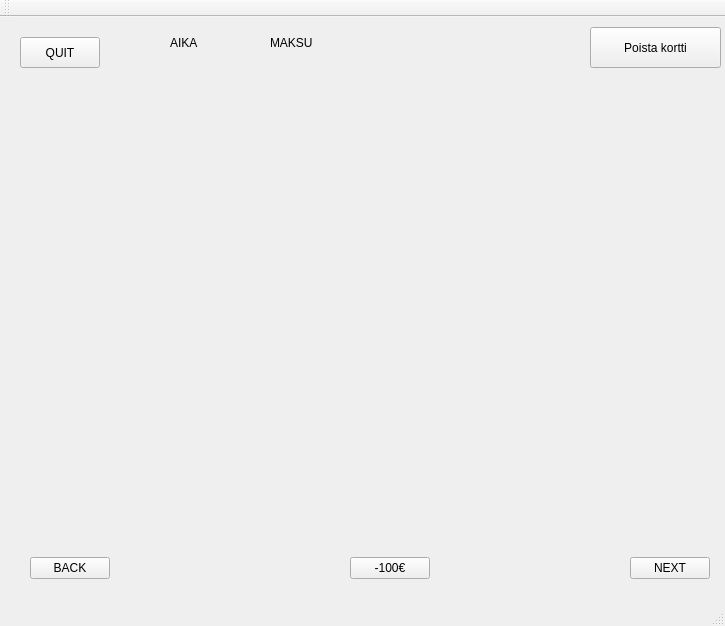
<?xml version="1.0" encoding="UTF-8"?>
<ui version="4.0">
 <class>MainWindow</class>
 <widget class="QMainWindow" name="MainWindow">
  <property name="geometry">
   <rect>
    <x>0</x>
    <y>0</y>
    <width>725</width>
    <height>626</height>
   </rect>
  </property>
  <property name="windowTitle">
   <string>MainWindow</string>
  </property>
  <widget class="QWidget" name="centralWidget">
   <widget class="QLabel" name="label">
    <property name="geometry">
     <rect>
      <x>20</x>
      <y>50</y>
      <width>141</width>
      <height>491</height>
     </rect>
    </property>
    <property name="baseSize">
     <size>
      <width>2048</width>
      <height>1080</height>
     </size>
    </property>
    <property name="text">
     <string/>
    </property>
    <property name="alignment">
     <set>Qt::AlignHCenter|Qt::AlignTop</set>
    </property>
   </widget>
   <widget class="QLabel" name="label_2">
    <property name="geometry">
     <rect>
      <x>330</x>
      <y>50</y>
      <width>101</width>
      <height>491</height>
     </rect>
    </property>
    <property name="baseSize">
     <size>
      <width>2048</width>
      <height>1080</height>
     </size>
    </property>
    <property name="text">
     <string/>
    </property>
    <property name="alignment">
     <set>Qt::AlignHCenter|Qt::AlignTop</set>
    </property>
   </widget>
   <widget class="QLabel" name="label_3">
    <property name="geometry">
     <rect>
      <x>170</x>
      <y>50</y>
      <width>151</width>
      <height>491</height>
     </rect>
    </property>
    <property name="baseSize">
     <size>
      <width>2048</width>
      <height>1080</height>
     </size>
    </property>
    <property name="text">
     <string/>
    </property>
    <property name="alignment">
     <set>Qt::AlignHCenter|Qt::AlignTop</set>
    </property>
   </widget>
   <widget class="QLabel" name="label_4">
    <property name="geometry">
     <rect>
      <x>430</x>
      <y>50</y>
      <width>161</width>
      <height>491</height>
     </rect>
    </property>
    <property name="baseSize">
     <size>
      <width>2048</width>
      <height>1080</height>
     </size>
    </property>
    <property name="text">
     <string/>
    </property>
    <property name="alignment">
     <set>Qt::AlignHCenter|Qt::AlignTop</set>
    </property>
   </widget>
   <widget class="QPushButton" name="pushButton">
    <property name="geometry">
     <rect>
      <x>30</x>
      <y>540</y>
      <width>80</width>
      <height>22</height>
     </rect>
    </property>
    <property name="text">
     <string>BACK</string>
    </property>
   </widget>
   <widget class="QPushButton" name="pushButton_2">
    <property name="geometry">
     <rect>
      <x>630</x>
      <y>540</y>
      <width>80</width>
      <height>22</height>
     </rect>
    </property>
    <property name="text">
     <string>NEXT</string>
    </property>
   </widget>
   <widget class="QPushButton" name="pushButton_3">
    <property name="geometry">
     <rect>
      <x>350</x>
      <y>540</y>
      <width>80</width>
      <height>22</height>
     </rect>
    </property>
    <property name="text">
     <string>-100€</string>
    </property>
   </widget>
   <widget class="QPushButton" name="pushButton_4">
    <property name="geometry">
     <rect>
      <x>590</x>
      <y>10</y>
      <width>131</width>
      <height>41</height>
     </rect>
    </property>
    <property name="text">
     <string>Poista kortti</string>
    </property>
   </widget>
   <widget class="QLabel" name="label_5">
    <property name="geometry">
     <rect>
      <x>170</x>
      <y>10</y>
      <width>81</width>
      <height>31</height>
     </rect>
    </property>
    <property name="text">
     <string>AIKA</string>
    </property>
   </widget>
   <widget class="QLabel" name="label_6">
    <property name="geometry">
     <rect>
      <x>270</x>
      <y>10</y>
      <width>81</width>
      <height>31</height>
     </rect>
    </property>
    <property name="text">
     <string>MAKSU</string>
    </property>
   </widget>
   <widget class="QPushButton" name="pushButton_5">
    <property name="geometry">
     <rect>
      <x>20</x>
      <y>20</y>
      <width>80</width>
      <height>31</height>
     </rect>
    </property>
    <property name="text">
     <string>QUIT</string>
    </property>
   </widget>
  </widget>
  <widget class="QMenuBar" name="menuBar">
   <property name="geometry">
    <rect>
     <x>0</x>
     <y>0</y>
     <width>725</width>
     <height>21</height>
    </rect>
   </property>
  </widget>
  <widget class="QToolBar" name="mainToolBar">
   <attribute name="toolBarArea">
    <enum>TopToolBarArea</enum>
   </attribute>
   <attribute name="toolBarBreak">
    <bool>false</bool>
   </attribute>
  </widget>
  <widget class="QStatusBar" name="statusBar"/>
 </widget>
 <layoutdefault spacing="6" margin="11"/>
 <resources/>
 <connections/>
</ui>
